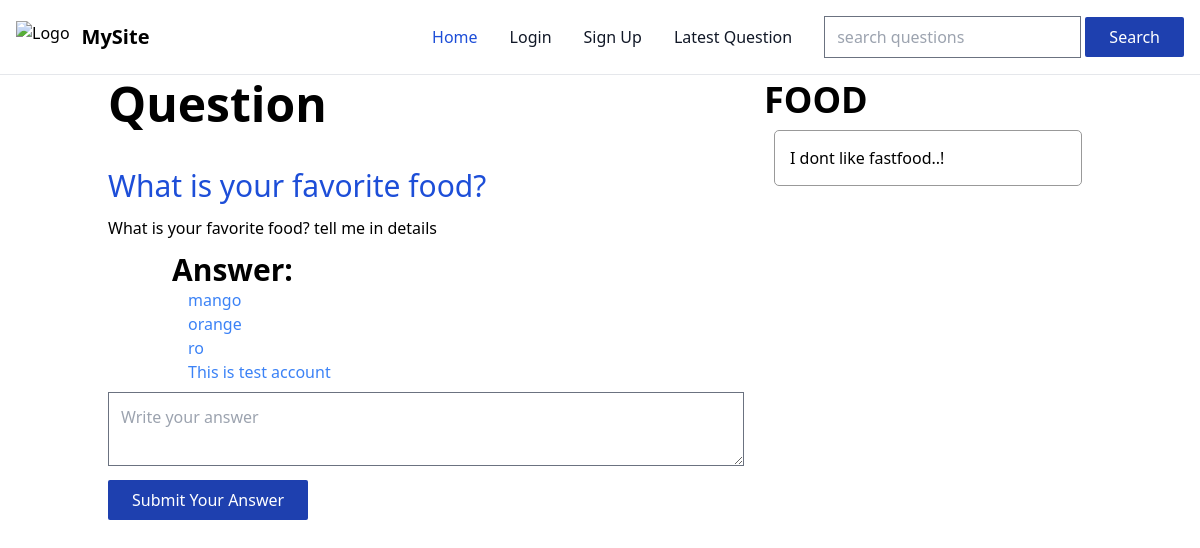
/Discuss/index.php?q-id=1, run on the app's committed database.
### tables this page shows
CREATE TABLE `questions` (
  `id` int NOT NULL,
  `title` varchar(30) DEFAULT NULL,
  `description` varchar(300) DEFAULT NULL,
  `category_id` varchar(10) DEFAULT NULL,
  `user_id` int DEFAULT NULL
);

CREATE TABLE `answer` (
  `id` int NOT NULL,
  `answer` varchar(1000) NOT NULL,
  `question_id` int DEFAULT NULL,
  `user_id` int DEFAULT NULL
);

CREATE TABLE `category` (
  `id` int NOT NULL,
  `name` varchar(40) NOT NULL
);

### Discuss/client/question-details.php (the view, shortened to what this page needs)
<div class="container mt-20">
    <div class="md:flex gap-5">
        <div class="md:flex-1">
            <h3 class="text-5xl font-bold mb-10">Question</h3>
            <?php
            include("./server/config.php");
            $id = $_GET['q-id'];
            $ques = $conn->prepare("select * from questions where id=$id");
            $ques->execute();
            $ques = $ques->fetch();
            $cat_id = $ques['category_id'];
            echo "<h3 class='text-3xl font-medium my-3 text-blue-700'>$ques[title]</h3>
            <p class='mb-3'>$ques[description]</p>
            ";
            ?>
            <?php
            include("answer.php")
            ?>
            <form action="./server/requests.php" method="post">
                <textarea class="p-3 my-2 w-full" name="answer" id="" placeholder="Write your answer" required></textarea><br>
                <button class="px-6 py-2 rounded-sm bg-blue-800 text-white" name="addans">Submit Your Answer</button>
            </form>
        </div>
        <div class="md:w-4/12">
            <ul class="question-list">
                <?php
                if (isset($_GET['q-id'])) {
                    $cat_name = $conn->prepare("select name from category where id=$cat_id");
                    $cat_name->execute();
                    $cat_name = $cat_name->fetch();
                    $cat_name = $cat_name['name'];
                    echo "<h3 class='text-2xl md:text-4xl font-bold uppercase'>$cat_name</h3>";
                    $ques = $conn->prepare("select * from questions where category_id=$cat_id and id!=$id");
                    $ques->execute();
                    $questions = $ques->fetchAll();
                    foreach ($questions as $question) {
                        $title = $question['title'];
                        $id = $question['id'];
                        echo "<li><a href='?q-id=$id'>$title</a></li>";
                    }
                }
                ?>
            </ul>
        </div>
    </div>
</div>

### Discuss/client/answer.php
<div class="pl-16">
    <h3 class="text-3xl font-bold">Answer:</h3>
    <?php
        $question_id = $_GET['q-id'];
        $ans = $conn->prepare("select * from answer where question_id=$question_id");
        $ans->execute();
        $ans = $ans->fetchAll();
        foreach($ans as $an){
            $an = $an['answer'];
            echo
            "<div>
                <p class='text-blue-500 ml-4'>$an</p>
            </div>";
        }
    ?>
</div>

### Discuss/public/style.css (style rules this page uses)
.container { margin: auto; padding: 0 20px; }
.question-list li { padding: 15px; border: 1px solid #999; border-radius: 5px; margin: 10px; }

### data on the page
questions: title "What is your favorite food?", description "What is your favorite food? tell me in details"
answer: answer "mango"
answer: answer "orange"
answer: answer "ro"
answer: answer "This is test account"
category: name "FOOD"
questions: title "I dont like fastfood..!"
